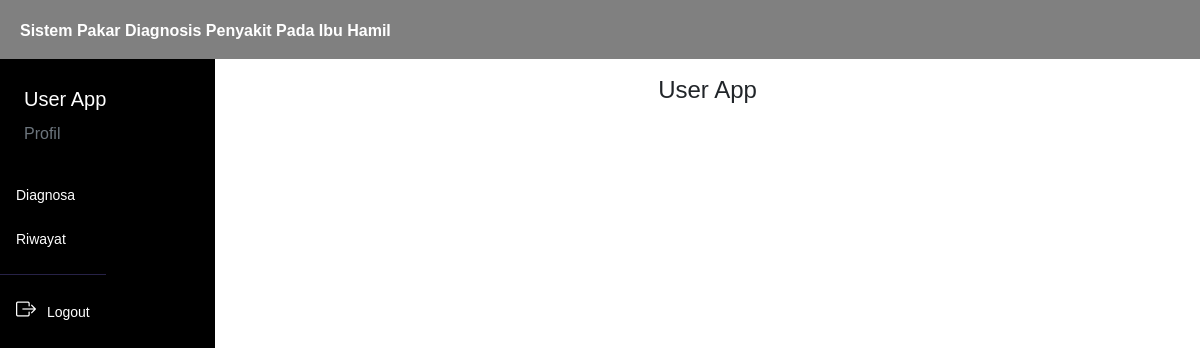
/user (signed in), run on an earlier commit of the app's database.
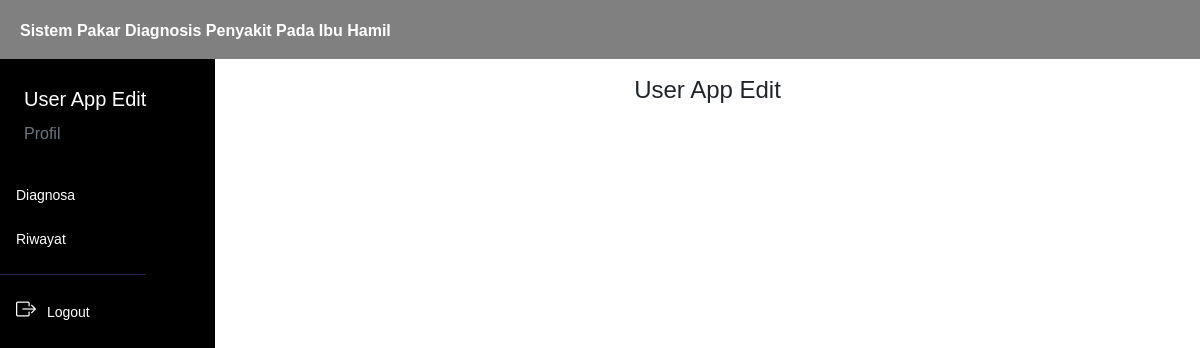
And on a later commit of the database.
### tables this page shows
CREATE TABLE `user` (
  `iduser` int(11) NOT NULL,
  `username` varchar(50) NOT NULL,
  `password` varchar(100) NOT NULL,
  `nama` varchar(50) NOT NULL,
  `email` varchar(50) NOT NULL,
  `level` varchar(40) NOT NULL
);

### controller/main.php (called while the page is built, shortened)
<?php
$conn = mysqli_connect("localhost", "root", "", "kehamilan");
function query($query)
{
    global $conn;
    $result = mysqli_query($conn, $query);
    $rows = [];
    while ($row = mysqli_fetch_assoc($result)) {
        $rows[] = $row;
    }
    return $rows;
}
function dekripsi($kata)
{
    $string = base64_decode($kata);
    $key = substr($string, 0, 44);
    $enkripsi = substr($string, 44);
    $hasil = openssl_decrypt($enkripsi, 'AES-256-CBC', $key, 0, substr($key, 0, 16));
    return $hasil;
}
function cari_user() {
    $id = dekripsi($_COOKIE['SPKehamilan']);
    $user = query("SELECT * FROM user WHERE iduser = $id")[0];
    return $user;
}
?>

### user/index.php (the view, shortened to what this page needs)
<html lang="en">
<head>
    <link href="https://cdn.jsdelivr.net/npm/bootstrap@5.3.0/dist/css/bootstrap.min.css" rel="stylesheet"
>
    <link rel="stylesheet" href="https://cdn.jsdelivr.net/npm/bootstrap-icons@1.10.5/font/bootstrap-icons.css">
    <link rel="stylesheet" href="../style.css">
</head>
<body>
    <div class="content">
        <?php
        require_once('../navbar/navbar.php');
        ?>
        <div class="main-container m-0">
            <div class="d-flex">
                <?php
                if ($user['level'] === "User") {
                    require_once('../navbar/sidebar_user.php');
                } elseif ($user['level'] === "Admin") {
                    require_once('../navbar/sidebar.php');
                } else {
                    echo "
                        <script>
                            document.location.href='../logout.php';
                        </script>
                    ";
                }
                ?>
                <div class="contents px-3 py-3 text-center justify-content-center">
                    <h4 class="text-dark text-center"><?= $user['nama']; ?></h4>
                </div>
            </div>
        </div>
    </div>
</body>
</html>

### navbar/sidebar_user.php (shortened to what this page needs)
<div class="sidebar" id="side_nav">
    <div class="content-side">
        <div class="profil pt-4">
            <span class="text-white ms-4 fs-5">
                <?= $user['nama']; ?>
            </span>
            <div class="ms-4 mt-2">
                <a class="text-decoration-none text-secondary" href="../menu/profil.php">Profil</a>
            </div>
        </div>
        <div class="">
            <ul class="list-unstyled pt-4 fw-medium">
                <li class="">
                    <a href="../diagnosa" class="text-decoration-none d-block">
                        <span>Diagnosa</span>
                    </a>
                </li>
                <li class="">
                    <a href="../menu/riwayat.php" class="text-decoration-none d-block">
                        <span>Riwayat</span>
                    </a>
                </li>
            </ul>
        </div>
        <hr class="hr-color">
        <ul class="list-unstyled fw-medium pb-5">
            <li>
                <a href="../logout.php" class="text-decoration-none d-block">
                    <i class="bi bi-box-arrow-right fs-5"></i>
                    <span>Logout</span>
                </a>
            </li>
        </ul>
    </div>
</div>

What changed in the data, as far as the page shows it:
changed user: nama "User App" → "User App Edit"
